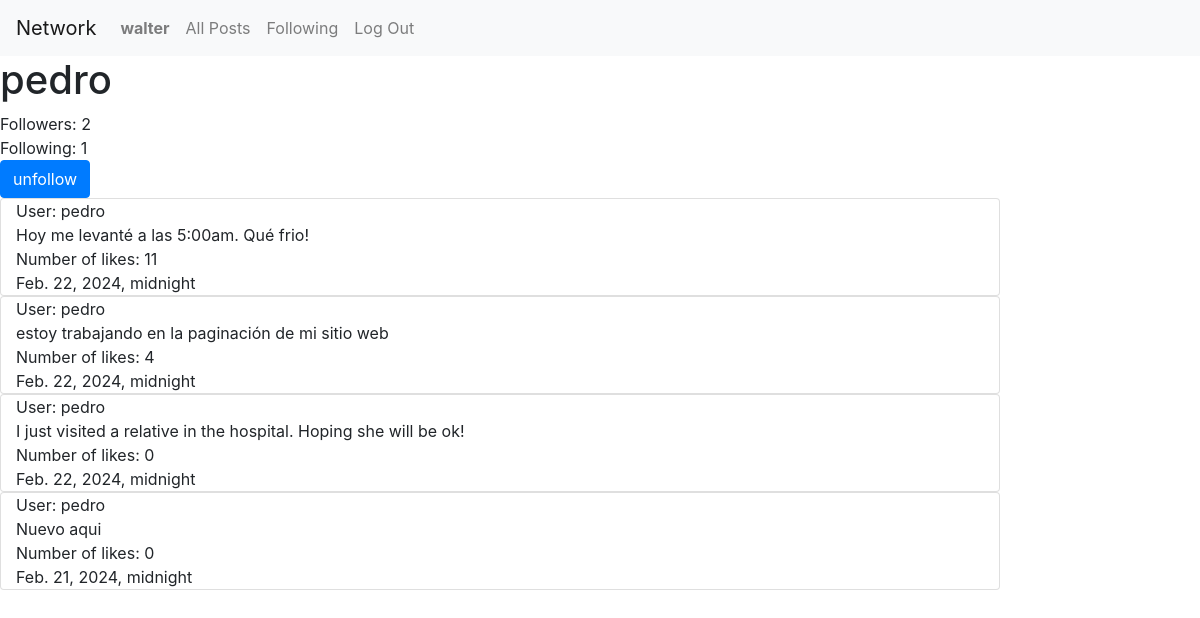
/profile/3 (signed in), run on an earlier commit of the app's database.
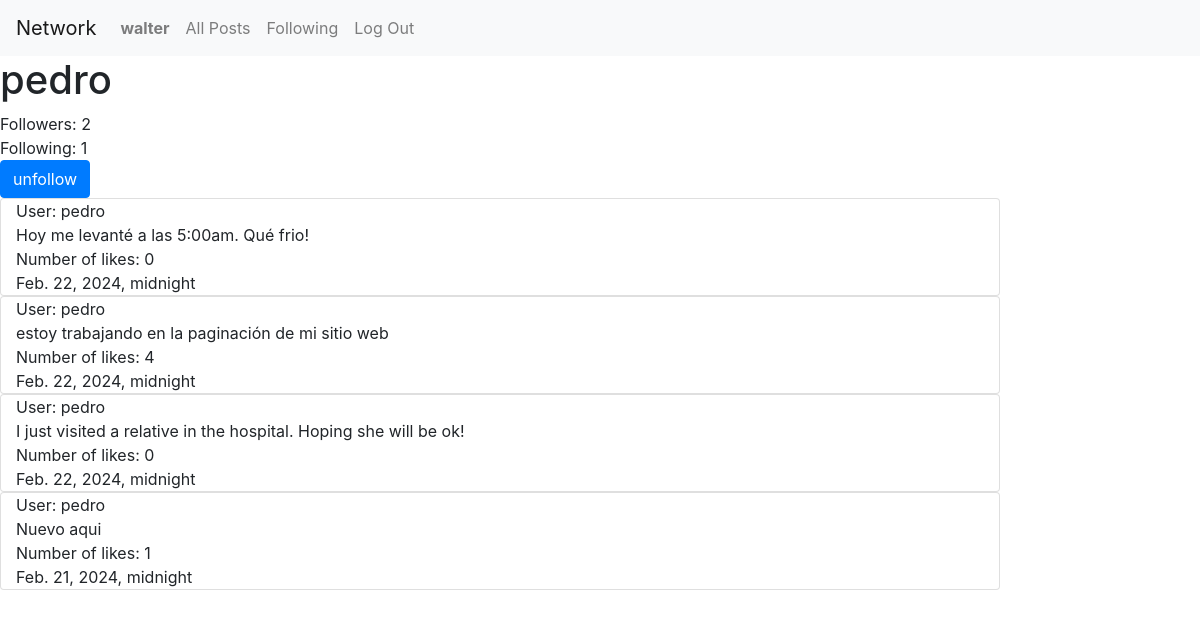
And on a later commit of the database.
### network/models.py (models this page shows, shortened)
class Post(models.Model):
    user = models.ForeignKey(User, on_delete=models.CASCADE, blank=True, null=True, related_name="poster")
    post = models.CharField(max_length=64)
    date = models.DateTimeField()
    likes = models.IntegerField(default=0)
    liked = models.BooleanField(default=False)

class User(AbstractUser):
    pass
    def __str__(self):
        return self.username

### network/views.py (the view)
# urls.py: path("profile/<int:user_id>", views.profile, name="profile"),
def profile(request, user_id):
    if request.user.is_authenticated:
        user = User.objects.get(pk=user_id)
        posts = Post.objects.filter(user=user_id).order_by('-date')
        following = Follow.objects.filter(user=user)
        followers = Follow.objects.filter(user_follower=user)
        try:
            checkFollow = followers.filter(user=User.objects.get(pk=request.user.id))
            if len(checkFollow) != 0:
                isFollowing = True
            else:
                isFollowing = False
        except:
            isFollowing =False
        paginator = Paginator(posts, 10) #show 2 posts per page
        page_number = request.GET.get('page')
        page_obj = paginator.get_page(page_number)
        return render(request, "network/profile.html", {
            'page_obj': page_obj,
            'userName': user.username,
            'following': following,
            'followers': followers,
            'isFollowing': isFollowing,
            'user_profile': user,
        })
    else:
        posts = Post.objects.filter(user=user_id).order_by('-date')
        return render(request, "network/profile.html", {
            'posts': posts,
        })

### network/templates/network/profile.html (shortened to what this page needs)
{% extends "network/layout.html" %}
{% load static %}
{% block body%}
    {% if user.is_authenticated %}
    <h1>{{userName}}</h1>
    {% else %}
    <h4>Please log in to have full access.</h4>
    {% endif %}
    <div>
        <section>
            Followers: {{ followers.count }}
        </section>
        <section>
            Following: {{ following.count }}
        </section>
        {% if user.is_authenticated %}
         {% if user != user_profile %}
          {% if isFollowing %}
          <form action="{% url 'unfollow' %}" method="post">
            <input type="submit" class="btn btn-primary" value="unfollow">
          </form>
          {% else %}
          <form action="{% url 'follow' %}" method="post">
            {% csrf_token %}
            <input type="hidden" name="userfollow" value="{{ user_profile }}">
            <input type="submit" class="btn btn-primary" value="follow">
          </form>
          {% endif %}
          {% for post in page_obj %}
            <div class="card col-10">
                <div>User: {{ post.user }}</div>
                <div id="">{{ post.post }}</div>
                <div>Number of likes: {{post.likes}}</div>
                <div>{{ post.date }}</div>
            </div>
          {% endfor %}
        {% endif %}
      {% endif %}
  </div>
{% endblock %}

What changed in the data, as far as the page shows it:
changed Post "Hoy me levanté a las 5:00am. Qué frio!": likes "11" → "0"
changed Post "Nuevo aqui": likes "0" → "1"
